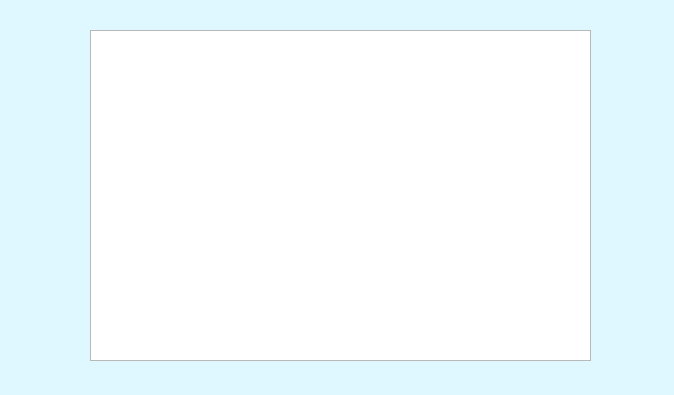
<?xml version="1.0" encoding="UTF-8"?>
<ui version="4.0">
 <class>Form</class>
 <widget class="QWidget" name="Form">
  <property name="geometry">
   <rect>
    <x>0</x>
    <y>0</y>
    <width>674</width>
    <height>395</height>
   </rect>
  </property>
  <property name="palette">
   <palette>
    <active>
     <colorrole role="WindowText">
      <brush brushstyle="SolidPattern">
       <color alpha="255">
        <red>0</red>
        <green>0</green>
        <blue>0</blue>
       </color>
      </brush>
     </colorrole>
     <colorrole role="Button">
      <brush brushstyle="SolidPattern">
       <color alpha="35">
        <red>24</red>
        <green>196</green>
        <blue>251</blue>
       </color>
      </brush>
     </colorrole>
     <colorrole role="Light">
      <brush brushstyle="SolidPattern">
       <color alpha="35">
        <red>147</red>
        <green>229</green>
        <blue>255</blue>
       </color>
      </brush>
     </colorrole>
     <colorrole role="Midlight">
      <brush brushstyle="SolidPattern">
       <color alpha="35">
        <red>85</red>
        <green>212</green>
        <blue>253</blue>
       </color>
      </brush>
     </colorrole>
     <colorrole role="Dark">
      <brush brushstyle="SolidPattern">
       <color alpha="35">
        <red>12</red>
        <green>98</green>
        <blue>125</blue>
       </color>
      </brush>
     </colorrole>
     <colorrole role="Mid">
      <brush brushstyle="SolidPattern">
       <color alpha="35">
        <red>16</red>
        <green>130</green>
        <blue>167</blue>
       </color>
      </brush>
     </colorrole>
     <colorrole role="Text">
      <brush brushstyle="SolidPattern">
       <color alpha="255">
        <red>0</red>
        <green>0</green>
        <blue>0</blue>
       </color>
      </brush>
     </colorrole>
     <colorrole role="BrightText">
      <brush brushstyle="SolidPattern">
       <color alpha="255">
        <red>255</red>
        <green>255</green>
        <blue>255</blue>
       </color>
      </brush>
     </colorrole>
     <colorrole role="ButtonText">
      <brush brushstyle="SolidPattern">
       <color alpha="255">
        <red>0</red>
        <green>0</green>
        <blue>0</blue>
       </color>
      </brush>
     </colorrole>
     <colorrole role="Base">
      <brush brushstyle="SolidPattern">
       <color alpha="255">
        <red>255</red>
        <green>255</green>
        <blue>255</blue>
       </color>
      </brush>
     </colorrole>
     <colorrole role="Window">
      <brush brushstyle="SolidPattern">
       <color alpha="35">
        <red>24</red>
        <green>196</green>
        <blue>251</blue>
       </color>
      </brush>
     </colorrole>
     <colorrole role="Shadow">
      <brush brushstyle="SolidPattern">
       <color alpha="255">
        <red>0</red>
        <green>0</green>
        <blue>0</blue>
       </color>
      </brush>
     </colorrole>
     <colorrole role="AlternateBase">
      <brush brushstyle="SolidPattern">
       <color alpha="145">
        <red>139</red>
        <green>225</green>
        <blue>253</blue>
       </color>
      </brush>
     </colorrole>
     <colorrole role="ToolTipBase">
      <brush brushstyle="SolidPattern">
       <color alpha="255">
        <red>255</red>
        <green>255</green>
        <blue>220</blue>
       </color>
      </brush>
     </colorrole>
     <colorrole role="ToolTipText">
      <brush brushstyle="SolidPattern">
       <color alpha="255">
        <red>0</red>
        <green>0</green>
        <blue>0</blue>
       </color>
      </brush>
     </colorrole>
    </active>
    <inactive>
     <colorrole role="WindowText">
      <brush brushstyle="SolidPattern">
       <color alpha="255">
        <red>0</red>
        <green>0</green>
        <blue>0</blue>
       </color>
      </brush>
     </colorrole>
     <colorrole role="Button">
      <brush brushstyle="SolidPattern">
       <color alpha="35">
        <red>24</red>
        <green>196</green>
        <blue>251</blue>
       </color>
      </brush>
     </colorrole>
     <colorrole role="Light">
      <brush brushstyle="SolidPattern">
       <color alpha="35">
        <red>147</red>
        <green>229</green>
        <blue>255</blue>
       </color>
      </brush>
     </colorrole>
     <colorrole role="Midlight">
      <brush brushstyle="SolidPattern">
       <color alpha="35">
        <red>85</red>
        <green>212</green>
        <blue>253</blue>
       </color>
      </brush>
     </colorrole>
     <colorrole role="Dark">
      <brush brushstyle="SolidPattern">
       <color alpha="35">
        <red>12</red>
        <green>98</green>
        <blue>125</blue>
       </color>
      </brush>
     </colorrole>
     <colorrole role="Mid">
      <brush brushstyle="SolidPattern">
       <color alpha="35">
        <red>16</red>
        <green>130</green>
        <blue>167</blue>
       </color>
      </brush>
     </colorrole>
     <colorrole role="Text">
      <brush brushstyle="SolidPattern">
       <color alpha="255">
        <red>0</red>
        <green>0</green>
        <blue>0</blue>
       </color>
      </brush>
     </colorrole>
     <colorrole role="BrightText">
      <brush brushstyle="SolidPattern">
       <color alpha="255">
        <red>255</red>
        <green>255</green>
        <blue>255</blue>
       </color>
      </brush>
     </colorrole>
     <colorrole role="ButtonText">
      <brush brushstyle="SolidPattern">
       <color alpha="255">
        <red>0</red>
        <green>0</green>
        <blue>0</blue>
       </color>
      </brush>
     </colorrole>
     <colorrole role="Base">
      <brush brushstyle="SolidPattern">
       <color alpha="255">
        <red>255</red>
        <green>255</green>
        <blue>255</blue>
       </color>
      </brush>
     </colorrole>
     <colorrole role="Window">
      <brush brushstyle="SolidPattern">
       <color alpha="35">
        <red>24</red>
        <green>196</green>
        <blue>251</blue>
       </color>
      </brush>
     </colorrole>
     <colorrole role="Shadow">
      <brush brushstyle="SolidPattern">
       <color alpha="255">
        <red>0</red>
        <green>0</green>
        <blue>0</blue>
       </color>
      </brush>
     </colorrole>
     <colorrole role="AlternateBase">
      <brush brushstyle="SolidPattern">
       <color alpha="145">
        <red>139</red>
        <green>225</green>
        <blue>253</blue>
       </color>
      </brush>
     </colorrole>
     <colorrole role="ToolTipBase">
      <brush brushstyle="SolidPattern">
       <color alpha="255">
        <red>255</red>
        <green>255</green>
        <blue>220</blue>
       </color>
      </brush>
     </colorrole>
     <colorrole role="ToolTipText">
      <brush brushstyle="SolidPattern">
       <color alpha="255">
        <red>0</red>
        <green>0</green>
        <blue>0</blue>
       </color>
      </brush>
     </colorrole>
    </inactive>
    <disabled>
     <colorrole role="WindowText">
      <brush brushstyle="SolidPattern">
       <color alpha="35">
        <red>12</red>
        <green>98</green>
        <blue>125</blue>
       </color>
      </brush>
     </colorrole>
     <colorrole role="Button">
      <brush brushstyle="SolidPattern">
       <color alpha="35">
        <red>24</red>
        <green>196</green>
        <blue>251</blue>
       </color>
      </brush>
     </colorrole>
     <colorrole role="Light">
      <brush brushstyle="SolidPattern">
       <color alpha="35">
        <red>147</red>
        <green>229</green>
        <blue>255</blue>
       </color>
      </brush>
     </colorrole>
     <colorrole role="Midlight">
      <brush brushstyle="SolidPattern">
       <color alpha="35">
        <red>85</red>
        <green>212</green>
        <blue>253</blue>
       </color>
      </brush>
     </colorrole>
     <colorrole role="Dark">
      <brush brushstyle="SolidPattern">
       <color alpha="35">
        <red>12</red>
        <green>98</green>
        <blue>125</blue>
       </color>
      </brush>
     </colorrole>
     <colorrole role="Mid">
      <brush brushstyle="SolidPattern">
       <color alpha="35">
        <red>16</red>
        <green>130</green>
        <blue>167</blue>
       </color>
      </brush>
     </colorrole>
     <colorrole role="Text">
      <brush brushstyle="SolidPattern">
       <color alpha="35">
        <red>12</red>
        <green>98</green>
        <blue>125</blue>
       </color>
      </brush>
     </colorrole>
     <colorrole role="BrightText">
      <brush brushstyle="SolidPattern">
       <color alpha="255">
        <red>255</red>
        <green>255</green>
        <blue>255</blue>
       </color>
      </brush>
     </colorrole>
     <colorrole role="ButtonText">
      <brush brushstyle="SolidPattern">
       <color alpha="35">
        <red>12</red>
        <green>98</green>
        <blue>125</blue>
       </color>
      </brush>
     </colorrole>
     <colorrole role="Base">
      <brush brushstyle="SolidPattern">
       <color alpha="35">
        <red>24</red>
        <green>196</green>
        <blue>251</blue>
       </color>
      </brush>
     </colorrole>
     <colorrole role="Window">
      <brush brushstyle="SolidPattern">
       <color alpha="35">
        <red>24</red>
        <green>196</green>
        <blue>251</blue>
       </color>
      </brush>
     </colorrole>
     <colorrole role="Shadow">
      <brush brushstyle="SolidPattern">
       <color alpha="255">
        <red>0</red>
        <green>0</green>
        <blue>0</blue>
       </color>
      </brush>
     </colorrole>
     <colorrole role="AlternateBase">
      <brush brushstyle="SolidPattern">
       <color alpha="35">
        <red>24</red>
        <green>196</green>
        <blue>251</blue>
       </color>
      </brush>
     </colorrole>
     <colorrole role="ToolTipBase">
      <brush brushstyle="SolidPattern">
       <color alpha="255">
        <red>255</red>
        <green>255</green>
        <blue>220</blue>
       </color>
      </brush>
     </colorrole>
     <colorrole role="ToolTipText">
      <brush brushstyle="SolidPattern">
       <color alpha="255">
        <red>0</red>
        <green>0</green>
        <blue>0</blue>
       </color>
      </brush>
     </colorrole>
    </disabled>
   </palette>
  </property>
  <property name="windowTitle">
   <string>Form</string>
  </property>
  <property name="styleSheet">
   <string notr="true">QPushButton {
    background-color: #2980b9;  /* Azul forte mas elegante */
    color: white;
    border-radius: 12px;
    padding: 10px 20px;
    font: bold 14px 'Segoe UI';
    border: none;
}

QPushButton:hover {
    background-color: #1f6391;
}

QPushButton:pressed {
    background-color: #154a6a;
}
</string>
  </property>
  <widget class="QTableWidget" name="tabela">
   <property name="geometry">
    <rect>
     <x>90</x>
     <y>30</y>
     <width>501</width>
     <height>331</height>
    </rect>
   </property>
  </widget>
 </widget>
 <resources/>
 <connections/>
</ui>
